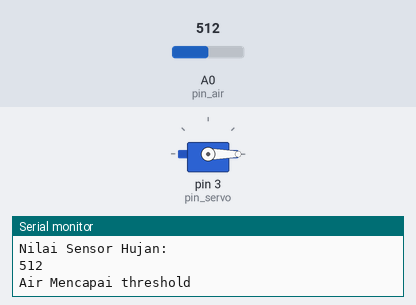
This sketch was run on a simulated Arduino Uno, built with avr-gcc and run on an emulated ATmega328P. Parts: servo, the last lines printed to the serial monitor. The test bench sets the inputs (shaded band); at power-on: A0 (pin_air) = 512.

Above: at 2.2 s.
2.3 s: A0 (pin_air) set to 486
At 3.7 s:
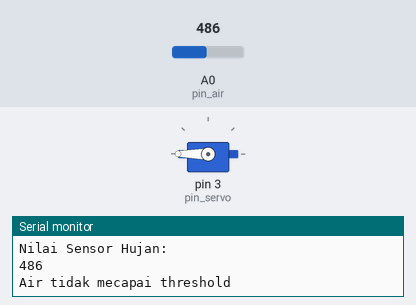
5.5 s: A0 (pin_air) set to 510
At 7.2 s:
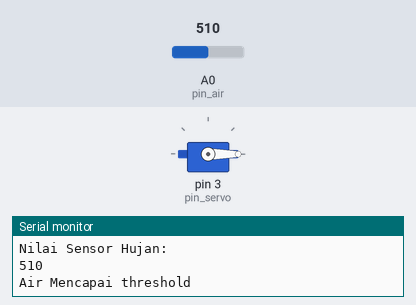
7.5 s: A0 (pin_air) set to 490
At 8.8 s:
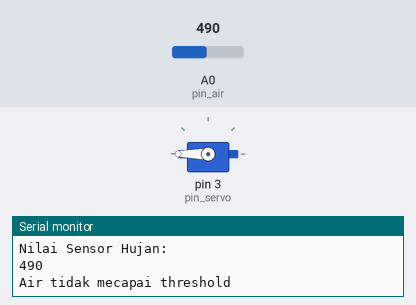
Timing chart, 0 to 10.5 s (numbered marks = the images above; inputs shaded):
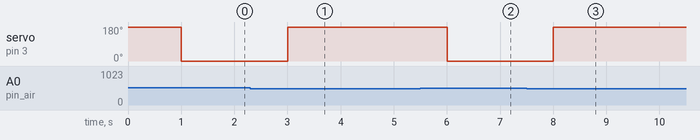

The sketch:

water_level.ino
```cpp
#include <Servo.h>


Servo myServo;
const int threshold = 500;
const int pin_servo = 3;
const int pin_air = A0;


void setup() {
  // put your setup code here, to run once:
  Serial.begin(9600);
  myServo.attach(pin_servo);


  myServo.write(180);
  delay(1000);
}


void loop() {
  // put your main code here, to run repeatedly:
  int sensor_value = analogRead(pin_air);
  Serial.println("Nilai Sensor Hujan: ");
  Serial.println(sensor_value);


  if(sensor_value < threshold){
    Serial.println("Air tidak mecapai threshold");
    myServo.write(180);
    }
  else{
    Serial.println("Air Mencapai threshold");
    myServo.write(0);
  }
  delay(1000);
}
```

Measured:
- the behaviour switches between 500 and 499 on A0 (pin_air) (found by bisection; images 0 and 1)
- after the input at 2.3 s, servo on pin 3 (pin_servo): 0° → 180° after 0.70 s
- after the input at 5.5 s, servo on pin 3 (pin_servo): 180° → 0° after 0.50 s
- after the input at 7.5 s, servo on pin 3 (pin_servo): 0° → 180° after 0.51 s
